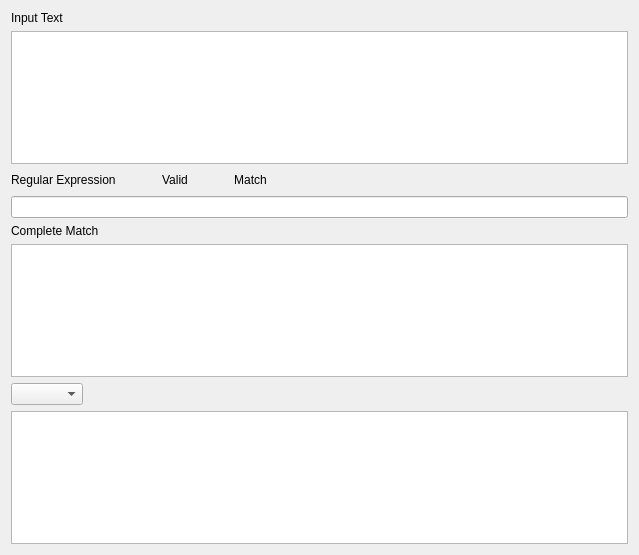
<?xml version="1.0" encoding="UTF-8"?>
<ui version="4.0">
 <class>RegexExplorer</class>
 <widget class="QDialog" name="RegexExplorer">
  <property name="geometry">
   <rect>
    <x>0</x>
    <y>0</y>
    <width>639</width>
    <height>555</height>
   </rect>
  </property>
  <property name="windowTitle">
   <string>Regular Expression Explorer</string>
  </property>
  <layout class="QVBoxLayout" name="verticalLayout">
   <item>
    <widget class="QLabel" name="label">
     <property name="text">
      <string>Input Text</string>
     </property>
    </widget>
   </item>
   <item>
    <widget class="QPlainTextEdit" name="inputText"/>
   </item>
   <item>
    <layout class="QHBoxLayout" name="horizontalLayout_2">
     <item>
      <widget class="QLabel" name="label_2">
       <property name="text">
        <string>Regular Expression</string>
       </property>
      </widget>
     </item>
     <item>
      <spacer name="horizontalSpacer_3">
       <property name="orientation">
        <enum>Qt::Horizontal</enum>
       </property>
       <property name="sizeType">
        <enum>QSizePolicy::Fixed</enum>
       </property>
       <property name="sizeHint" stdset="0">
        <size>
         <width>40</width>
         <height>20</height>
        </size>
       </property>
      </spacer>
     </item>
     <item>
      <widget class="QLabel" name="labelRegexValid">
       <property name="text">
        <string>Valid</string>
       </property>
       <property name="alignment">
        <set>Qt::AlignCenter</set>
       </property>
      </widget>
     </item>
     <item>
      <spacer name="horizontalSpacer_4">
       <property name="orientation">
        <enum>Qt::Horizontal</enum>
       </property>
       <property name="sizeType">
        <enum>QSizePolicy::Fixed</enum>
       </property>
       <property name="sizeHint" stdset="0">
        <size>
         <width>40</width>
         <height>20</height>
        </size>
       </property>
      </spacer>
     </item>
     <item>
      <widget class="QLabel" name="labelRegexMatch">
       <property name="text">
        <string>Match</string>
       </property>
       <property name="alignment">
        <set>Qt::AlignCenter</set>
       </property>
      </widget>
     </item>
     <item>
      <spacer name="horizontalSpacer_2">
       <property name="orientation">
        <enum>Qt::Horizontal</enum>
       </property>
       <property name="sizeHint" stdset="0">
        <size>
         <width>40</width>
         <height>20</height>
        </size>
       </property>
      </spacer>
     </item>
    </layout>
   </item>
   <item>
    <widget class="QLineEdit" name="regularExpression"/>
   </item>
   <item>
    <widget class="QLabel" name="label_3">
     <property name="text">
      <string>Complete Match</string>
     </property>
    </widget>
   </item>
   <item>
    <widget class="QPlainTextEdit" name="match0">
     <property name="readOnly">
      <bool>true</bool>
     </property>
    </widget>
   </item>
   <item>
    <layout class="QHBoxLayout" name="horizontalLayout">
     <item>
      <widget class="QComboBox" name="matchNumber">
       <property name="editable">
        <bool>false</bool>
       </property>
      </widget>
     </item>
     <item>
      <spacer name="horizontalSpacer">
       <property name="orientation">
        <enum>Qt::Horizontal</enum>
       </property>
       <property name="sizeHint" stdset="0">
        <size>
         <width>40</width>
         <height>20</height>
        </size>
       </property>
      </spacer>
     </item>
    </layout>
   </item>
   <item>
    <widget class="QPlainTextEdit" name="matchN">
     <property name="readOnly">
      <bool>true</bool>
     </property>
    </widget>
   </item>
  </layout>
 </widget>
 <resources/>
 <connections/>
</ui>
